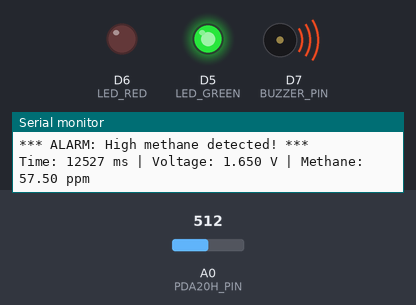
Bench run of a sketch on a simulated ESP8266 (NodeMCU). Parts: output pins drawn as LEDs (lit = HIGH), buzzer (waves = sounding), the last lines printed to the serial monitor. The inputs (shaded band) are chosen by the test bench; at power-on: A0 (PDA20H_PIN) = 512. WiFi joins after 1.5 s; servers stay silent unless stated.

Above: at 12.7 s.
12.8 s: A0 (PDA20H_PIN) set to 478
14.7 s: A0 (PDA20H_PIN) set to 457
At 16.0 s:
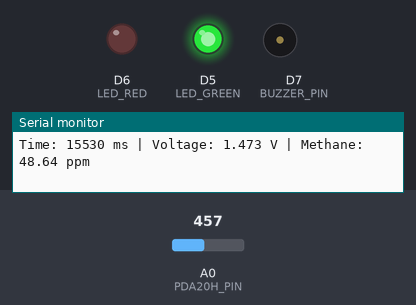
17.0 s: A0 (PDA20H_PIN) set to 511
At 18.3 s:
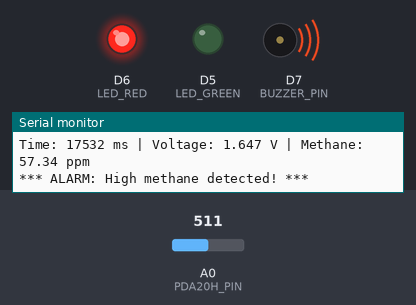
20.0 s: A0 (PDA20H_PIN) set to 306
At 21.4 s:
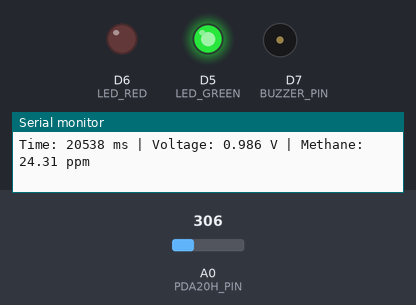
Timing chart, 0 to 23.0 s (numbered marks = the images above; inputs shaded):
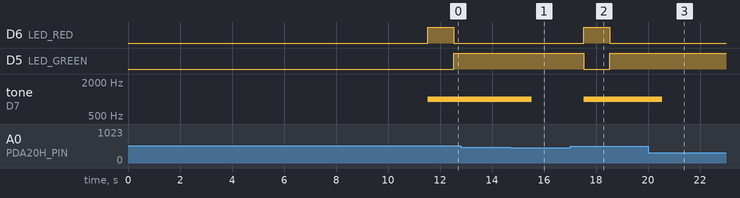

The sketch:

esp8266_pda20h_integration.ino
```cpp
#include <ESP8266WiFi.h>
#include <ArduinoJson.h>

// WiFi credentials
const char* ssid = "YOUR_WIFI_SSID";
const char* password = "YOUR_WIFI_PASSWORD";

// Pin definitions
const int PDA20H_PIN = A0;        // Analog pin for PDA20H sensor
const int LED_GREEN = D5;         // Green LED for normal operation
const int LED_RED = D6;           // Red LED for high methane alert
const int BUZZER_PIN = D7;        // Buzzer for audio alert

// Sensor calibration constants
const float REFERENCE_VOLTAGE = 3.3;
const int ADC_RESOLUTION = 1024;
const float BASELINE_VOLTAGE = 0.5;   // Baseline in clean air
const float SENSITIVITY_FACTOR = 0.02; // V/ppm
const float MIN_DETECTION_PPM = 5.0;
const float ALARM_THRESHOLD = 50.0;

// Measurement variables
float currentVoltage = 0.0;
float methanePPM = 0.0;
unsigned long lastReading = 0;
const unsigned long READING_INTERVAL = 1000; // 1 second

// Data storage for trend analysis
const int MAX_READINGS = 100;
float ppmReadings[MAX_READINGS];
unsigned long timestamps[MAX_READINGS];
int readingIndex = 0;

void setup() {
  Serial.begin(115200);
  Serial.println("\nThaparSat ELC - ESP8266 + PDA20H Methane Detection System");

  pinMode(LED_GREEN, OUTPUT);
  pinMode(LED_RED, OUTPUT);
  pinMode(BUZZER_PIN, OUTPUT);

  digitalWrite(LED_GREEN, LOW);
  digitalWrite(LED_RED, LOW);
  digitalWrite(BUZZER_PIN, LOW);

  initializeWiFi();
  calibrateSensor();

  Serial.println("System initialized! Methane detection active with 5ppm sensitivity");
}

void loop() {
  if (millis() - lastReading >= READING_INTERVAL) {
    readPDA20HSensor();
    processReading();
    checkAlarmConditions();
    storeReading();
    lastReading = millis();
  }
  delay(100);
}

void initializeWiFi() {
  WiFi.begin(ssid, password);
  Serial.print("Connecting to WiFi");
  while (WiFi.status() != WL_CONNECTED) {
    delay(500);
    Serial.print(".");
  }
  Serial.println("\nWiFi connected!");
  Serial.print("IP address: ");
  Serial.println(WiFi.localIP());
}

void readPDA20HSensor() {
  int rawADC = analogRead(PDA20H_PIN);
  currentVoltage = (rawADC * REFERENCE_VOLTAGE) / ADC_RESOLUTION;
  methanePPM = voltageToMethane(currentVoltage);
  if (methanePPM < MIN_DETECTION_PPM) methanePPM = 0.0;
}

float voltageToMethane(float voltage) {
  if (voltage <= BASELINE_VOLTAGE) return 0.0;
  float voltageDiff = voltage - BASELINE_VOLTAGE;
  float ppm = voltageDiff / SENSITIVITY_FACTOR;
  return max(0.0, ppm);
}

void processReading() {
  Serial.print("Time: ");
  Serial.print(millis());
  Serial.print(" ms | Voltage: ");
  Serial.print(currentVoltage, 3);
  Serial.print(" V | Methane: ");
  Serial.print(methanePPM, 2);
  Serial.println(" ppm");
}

bool alarmActive = false;
void checkAlarmConditions() {
  if (methanePPM >= ALARM_THRESHOLD && !alarmActive) {
    digitalWrite(LED_RED, HIGH);
    digitalWrite(LED_GREEN, LOW);
    tone(BUZZER_PIN, 1000);
    alarmActive = true;
    Serial.println("*** ALARM: High methane detected! ***");
  } else if (methanePPM < ALARM_THRESHOLD && alarmActive) {
    noTone(BUZZER_PIN);
    alarmActive = false;
    digitalWrite(LED_GREEN, HIGH);
    digitalWrite(LED_RED, LOW);
  } else if (methanePPM >= MIN_DETECTION_PPM) {
    digitalWrite(LED_GREEN, HIGH);
    digitalWrite(LED_RED, LOW);
  } else {
    digitalWrite(LED_GREEN, HIGH);
    digitalWrite(LED_RED, LOW);
  }
}

void storeReading() {
  ppmReadings[readingIndex] = methanePPM;
  timestamps[readingIndex] = millis();
  readingIndex = (readingIndex + 1) % MAX_READINGS;
}

void calibrateSensor() {
  Serial.println("\nPerforming sensor calibration... Ensure clean air environment");
  delay(5000); // Stabilize sensor

  float calibrationSum = 0.0;
  int calibrationSamples = 50;
  for (int i = 0; i < calibrationSamples; i++) {
    int rawADC = analogRead(PDA20H_PIN);
    float voltage = (rawADC * REFERENCE_VOLTAGE) / ADC_RESOLUTION;
    calibrationSum += voltage;
    delay(100);
  }

  float averageBaseline = calibrationSum / calibrationSamples;
  Serial.print("Baseline voltage calibrated: ");
  Serial.print(averageBaseline, 3);
  Serial.println(" V");
  Serial.println("Calibration complete!");
}
```

Measured:
- the behaviour switches between 466 and 465 on A0 (PDA20H_PIN) (found by bisection; images 0 and 1)
- after the input at 14.7 s, tone on D7 (BUZZER_PIN): 1000 Hz → silent after 0.83 s
- after the input at 17.0 s, D6 (LED_RED): LOW → HIGH after 0.53 s, → LOW 1.0 s later; D5 (LED_GREEN): HIGH → LOW after 0.53 s, → HIGH 1.0 s later; tone on D7 (BUZZER_PIN): silent → 1000 Hz after 0.53 s
- after the input at 20.0 s, tone on D7 (BUZZER_PIN): 1000 Hz → silent after 0.54 s
